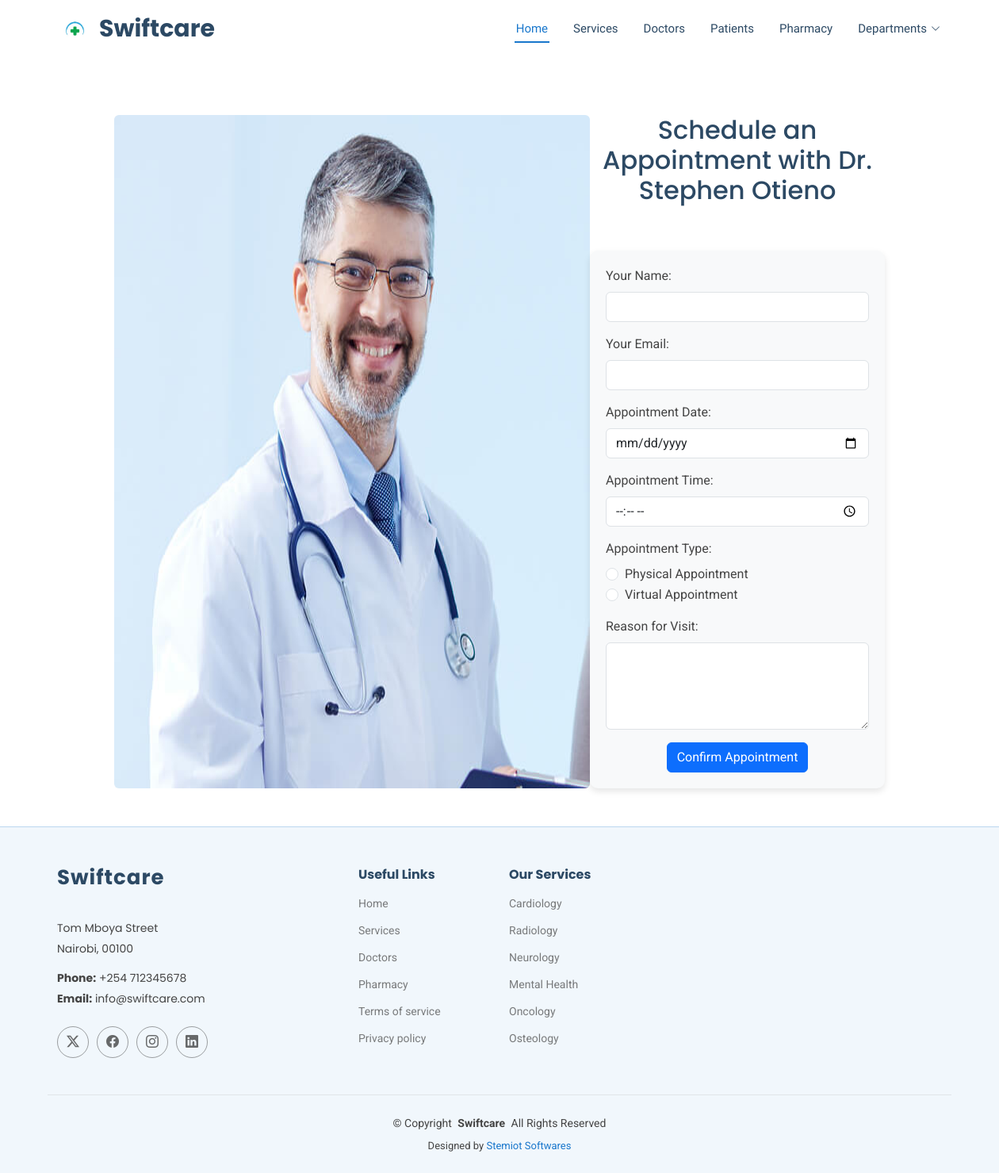
Before: /appointment/12/ with the older database file.
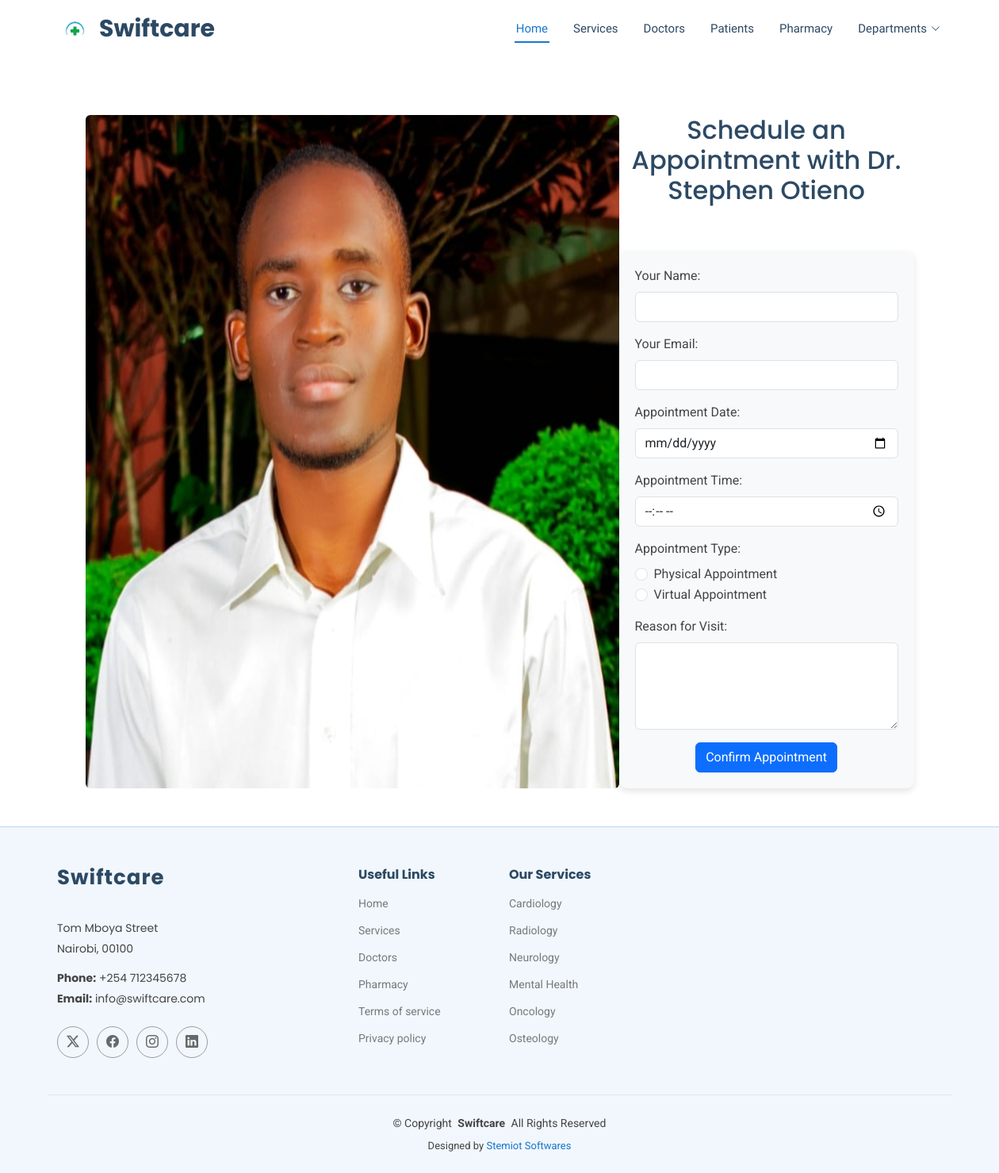
After: the same page with the newer database file.
### swiftcare/models.py (models this page shows, shortened)
class Doctor(models.Model):
    doctor_name = models.CharField(max_length=100)
    doctor_email = models.EmailField()
    doctor_contact = models.CharField(max_length=50)
    SPECIALIZATION_CHOICES = [
        ('Cardiology', 'Cardiology'),
        ('Radiology', 'Radiology'),
        ('Neurology', 'Neurology'),
        ('Mental Health', 'Mental Health'),
        ('Oncology', 'Oncology'),
        ('Osteology', 'Osteology'),
    ]
    doctor_specialization = models.CharField(max_length=50, choices=SPECIALIZATION_CHOICES, default='cardiology')
    AVAILABILITY_CHOICES = [
        ('7am-1pm', '7am-1pm'),
        ('1pm-6pm', '1pm-6pm'),
        ('6pm-9pm', '6pm-9pm'),
        ('9pm-7am', '9pm-7am'),
    ]
    doctor_availability = models.CharField(max_length=50, choices=AVAILABILITY_CHOICES, default='7am-1pm')
    doctor_image = models.ImageField(upload_to='doctors/')

### swiftcare/views.py (the view, shortened to what this page needs)
# urls.py: path("appointment/<int:doctor_id>/", views.appointment, name="book_appointment"),
def appointment(request, doctor_id):
    doctor = get_object_or_404(Doctor, id=doctor_id)  # Fetch doctor by ID
    return render(request, "appointment.html", {"doctor": doctor,"doctor_id":doctor_id})

### swiftcare/templates/appointment.html (shortened to what the changed rows need)
{% load static %}
<!DOCTYPE html>
<html lang="en">
<head>
  <link href="{% static 'assets/vendor/bootstrap/css/bootstrap.min.css' %}" rel="stylesheet">
  <link href="{% static 'assets/vendor/bootstrap-icons/bootstrap-icons.css' %}" rel="stylesheet">
  <link href="{%  static 'assets/vendor/aos/aos.css' %}" rel="stylesheet">
  <link href="{%  static 'assets/vendor/fontawesome-free/css/all.min.css' %}" rel="stylesheet">
  <link href="{%  static 'assets/vendor/glightbox/css/glightbox.min.css' %}" rel="stylesheet">
  <link href="{%  static 'assets/vendor/swiper/swiper-bundle.min.css' %}" rel="stylesheet">
  <link href="{%  static 'assets/css/main.css' %}" rel="stylesheet">
</head>
<body class="index-page">
  <header id="header" class="header sticky-top">
    <div class="branding d-flex align-items-center">
      <div class="container position-relative d-flex align-items-center justify-content-between">
        <a href="{% url 'homepage' %}" class="logo d-flex align-items-center me-auto">
          <h1 class="sitename">Swiftcare</h1>
        </a>
      </div>
    </div>
  </header>
<main class="main"><br><br><br>
  <div class="container d-flex justify-content-center">
        {% if doctor.doctor_image %}
                            <img src="{{ doctor.doctor_image.url }}" class="img-fluid rounded doctor-image" alt="Doctor Image">
                        {% else %}
                            <img src="/media/doctors/default.jpg" class="img-fluid rounded doctor-image" alt="Default Doctor Image">
                        {% endif %}
    <div class="col-md-4">
        <h2 class="text-center">Schedule an Appointment with {{ doctor.doctor_name }}</h2>
        <br>
      <form action="{% url 'book_appointment' doctor.id %}" method="POST" enctype="multipart/form-data" class="mt-4 appointment_form">
            <div class="mb-3">
            </div>
            <div class="mb-3">
            </div>
            <div class="mb-3">
            </div>
            <div class="mb-3">
            </div>
    <div class="mb-3">
    </div>
            <div class="mb-3">
            </div>
            <div class="text-center">
            </div>
        </form>
    </div>
</div>
</main>
  <br><br>
</body>
</html>

Changed rows visible on the page:
changed Doctor "Dr. Stephen Otieno": doctor_image: a different picture
